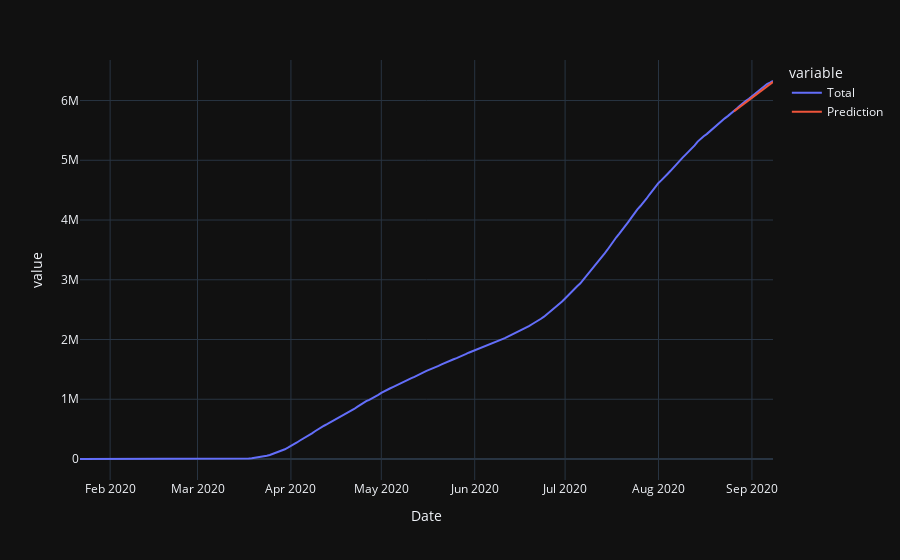

Notebook code cell kept with this figure:
### Code cell
fig,pred=Predict()
fig

### Figure 1 — Plotly figure (JSON) as saved in the notebook; plotly's stock layout.template omitted (floating-point values rounded to 4 significant figures; data arrays with more than 128 entries replaced by an {"elided": "..."} marker saying what was removed)
{"data": [{"hovertemplate": "variable=Total<br>Date=%{x}<br>value=%{y}<extra></extra>", "legendgroup": "Total", "line": {"color": "#636efa", "dash": "solid"}, "mode": "lines", "name": "Total", "orientation": "v", "showlegend": true, "type": "scatter", "x": {"elided": "231 str values"}, "xaxis": "x", "y": {"elided": "231 int values"}, "yaxis": "y"}, {"hovertemplate": "variable=Prediction<br>Date=%{x}<br>value=%{y}<extra></extra>", "legendgroup": "Prediction", "line": {"color": "#EF553B", "dash": "solid"}, "mode": "lines", "name": "Prediction", "orientation": "v", "showlegend": true, "type": "scatter", "x": {"elided": "231 str values"}, "xaxis": "x", "y": {"elided": "231 int values"}, "yaxis": "y"}], "layout": {"legend": {"title": {"text": "variable"}, "tracegroupgap": 0}, "margin": {"t": 60}, "xaxis": {"anchor": "y", "domain": [0, 1], "title": {"text": "Date"}}, "yaxis": {"anchor": "x", "domain": [0, 1], "title": {"text": "value"}}}}
